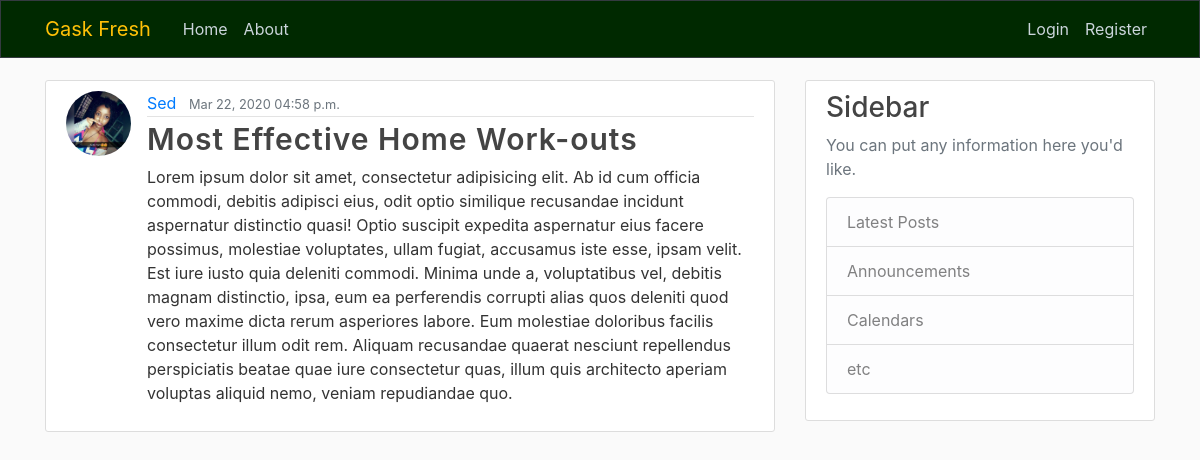
Screenshot of /post/32/ with the database file from the repository.
### blog/models.py (models this page shows, shortened)
class Posts(models.Model):
    title = models.CharField(max_length=100)
    author = models.ForeignKey(User, on_delete=models.CASCADE)
    date_posted = models.DateTimeField(
        auto_now_add=True)  # default=timezone.now
    content = models.TextField()

### users/models.py (models this page shows, shortened)
class Profile(models.Model):
    user = models.OneToOneField(User, on_delete=models.CASCADE)
    img = models.ImageField(default='default.png', upload_to='profile_pics')

### blog/views.py (the view)
# urls.py: path('post/<int:pk>/', PostDetailView.as_view(), name='posts-detail'),
class PostDetailView(DetailView):
    model = Posts

### blog/templates/blog/posts_detail.html (shortened to what this page needs)
{% extends 'blog/base.html' %}
{% block content %}
    <article class="media content-section">
        <img class="rounded-circle article-img" src="{{ object.author.profile.img.url }}">
        <div class="media-body">
            <div class="article-metadata">
                <a class="mr-2" href="{% url 'user-posts' object.author.username %}">{{ object.author }}</a>
                <small class="text-muted">{{ object.date_posted|date:"M d, Y" }} {{ object.date_posted|time:"h:i a" }}</small>
            </div>
            <h2 class="article-title" style="font-size: 30px; letter-spacing: 1px; font-weight: 600;">{{ object.title }}</h2>
            <p class="article-content">{{ object.content }}</p>
        </div>
    </article>
{% endblock content %}

### blog/static/blog/main.css (style rules this page uses)
body { background: #fafafa; color: #333333; margin-top: 5rem; }
h1, h2, h3, h4, h5, h6 { color: #444444; }
.content-section { background: #ffffff; padding: 10px 20px; border: 1px solid #dddddd; border-radius: 3px; margin-bottom: 20px; }
.article-title { color: #444444; }
.article-content { white-space: pre-line; }
.article-img { height: 65px; width: 65px; margin-right: 16px; }
.article-metadata { padding-bottom: 1px; margin-bottom: 4px; border-bottom: 1px solid #e3e3e3 }

### rows the page displays
Posts: author.profile.img (picture), author "Sed", date_posted "Mar 22, 2020", date_posted "04:58 p.m.", title "Most Effective Home Work-outs", content "Lorem ipsum dolor sit amet, consectetur adipisicing elit. Ab id cum officia commodi, debitis adipisci eius, odit optio similique recusandae incidunt aspernatur distinctio quasi! Optio suscipit expedita aspernatur eius facere possimus, molestiae voluptates, ullam fugiat, accusamus iste esse, ipsam velit. Est iure iusto quia deleniti commodi. Minima unde a, voluptatibus vel, debitis magnam distinctio, ipsa, eum ea perferendis corrupti alias quos deleniti quod vero maxime dicta rerum asperiores labore. Eum molestiae doloribus facilis consectetur illum odit rem. Aliquam recusandae quaerat nesciunt repellendus perspiciatis beatae quae iure consectetur quas, illum quis architecto aperiam voluptas…"
